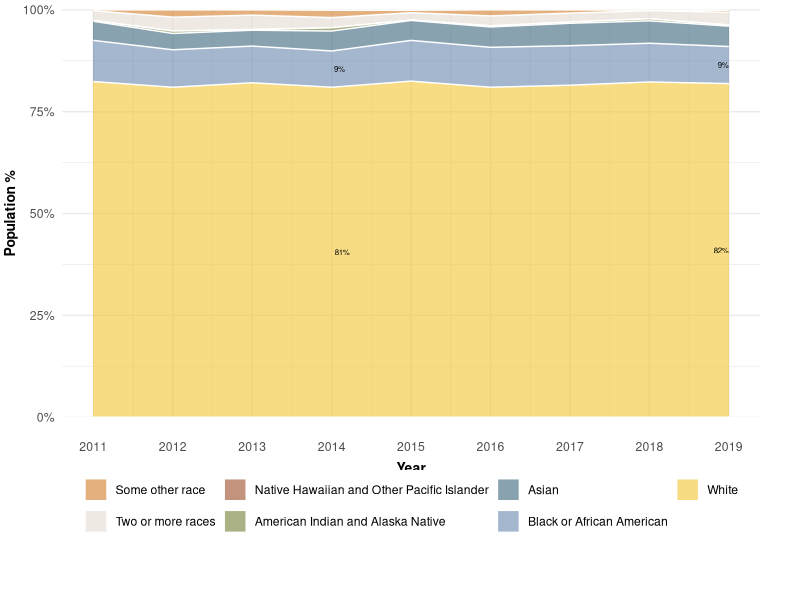
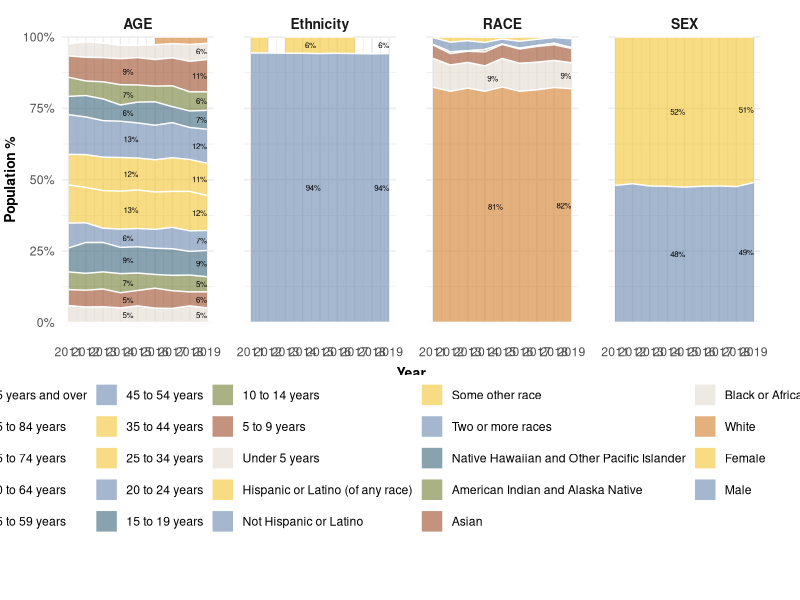
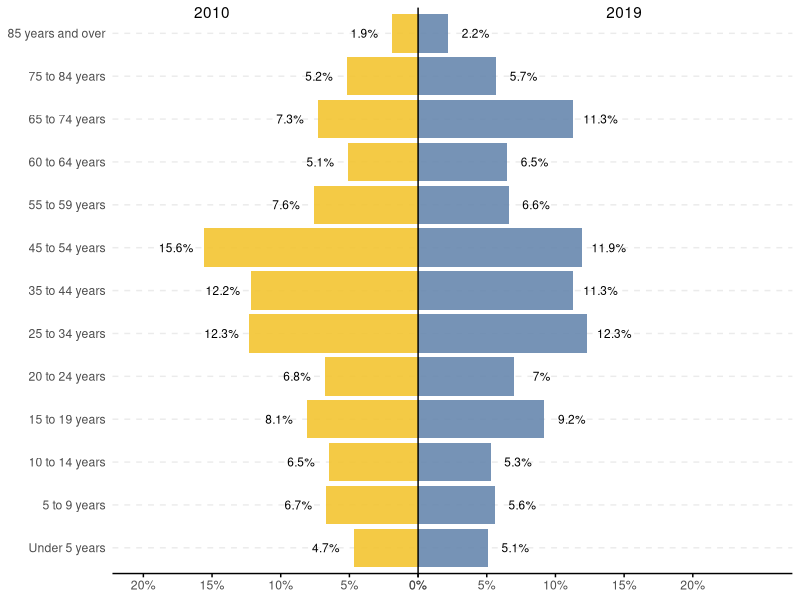

These charts were generated, in order, by the following R code:
## ---------------------------
## Script name: profile_visuals.R
##
## Author:Sam Powers
## Date Created: 2021-01-04
##
## ---------------------------
## Purpose of script: To create figures for the albemarle equity profile
##   
##
## ---------------------------
## set working directory

setwd("/Volumes/GoogleDrive/My Drive/Equity Center/Github/albequity_profile/data")

## ---------------------------
## load up the packages we will need:

library(tidyverse)
library(viridis)
options(scipen = 6, digits = 4) # I prefer to view outputs in non-scientific notation

## ---------------------------
## read in data:
alb_dems <- read_csv("demographic_table.csv") %>%
  mutate(
    category =
      case_when(
        final_level == "Male" ~ "SEX",
        final_level == "Female" ~ "SEX",
        grepl("years", final_level) ~ "AGE",
        final_level == "Hispanic or Latino (of any race)" ~ "Ethnicity",
        final_level == "Not Hispanic or Latino" ~ "Ethnicity",
        TRUE ~ category
      )
  ) %>%
  filter(!final_level == "Total population")

pal2 <- c("#f4b255", "#41bf9b", "#3ca36f", "#6a6384", "#c4b8ca")

alb_pal <- c("#707d34", "#d27d29", "#f2c431", "#39657c", "#e4dbd2", "#6787ae", "#9b4c28")


# Race over time ----------------------------------------------------------

race_trends <-
  alb_dems %>%
  filter(category == "RACE")
  
race_trends$final_level <- factor(race_trends$final_level, levels = rev(c("White", 
                                                                        "Black or African American", 
                                                                        "Asian", 
                                                                        "American Indian and Alaska Native",
                                                                        "Native Hawaiian and Other Pacific Islander",
                                                                        "Two or more races",
                                                                      "Some other race"))
  )

race_trends <- 
  race_trends %>%
  select(-category) %>%
  gather(year, pct, -final_level) %>%
  mutate(year = as.numeric(year)) %>%
  ungroup() %>%
  group_by(year) %>%
  arrange(year, desc(final_level)) %>%
  mutate(height = cumsum(pct) - pct/2) %>%
  mutate(display = ifelse(pct > 5, paste0(round(pct),"%"), "")) 
  
midyear = ceiling((max(race_trends$year) - min(race_trends$year) + 1)/2)

alb_pal <- sample(alb_pal, length(alb_pal), replace = FALSE)

ggplot(race_trends, aes(x = year, y = pct, fill = final_level, group = final_level)) +
  geom_area(alpha=0.6 , size=.5, colour = "white") +
  
  # 2019 labale
  geom_text(data = race_trends %>%
              # filter(AccesStatus == "Covered without PA") %>%
              group_by( final_level) %>%
              arrange(desc(year)) %>%
              slice(1),
            aes(x = year, label = display, y = height ), color = "Black", alpha = 1.2, hjust = 1, size = 2) +
  
  # 2011 Label
  geom_text(data = race_trends %>%
              # filter(AccesStatus == "Covered without PA") %>%
              group_by( final_level) %>%
              arrange(year) %>%
              slice(1),
            aes(x = year, label = display, y = height ), color = "Black", alpha = 1, hjust = -.2, size = 2) +
  
  # middle label
  geom_text(data = race_trends %>%
              # filter(AccesStatus == "Covered without PA") %>%
              group_by( final_level) %>%
              arrange(year) %>%
              slice(midyear),
            aes(x = year, label = display, y = height ), color = "Black", alpha = 1, hjust = -.2, size = 2) +
  
  
  scale_y_continuous(labels = function(x) paste0(round(x), "%"), expand = c(0, 0 ), limits = c(0, 100), breaks=seq(0,100, 25)) +

  scale_x_continuous( breaks=seq(2011,2019, 1), limits = c( 2011, 2019) )  +
  
  scale_fill_manual(values =c(rev(alb_pal))) +
  
  coord_cartesian(clip = 'off') +
  
  labs(x="Year", y="Population %", fill = "Demographic")  +
  
  theme_bw()+
  
  theme(
    plot.title = element_text( face="bold", hjust = 0, size = 12),
    legend.title = element_blank(),
    legend.position = "bottom",
    axis.title.x = element_text(face = "bold", vjust=-4.5, size = 10),
    axis.title.y = element_text(face = "bold", size = 10),
    axis.text.x=element_text(vjust=-5),
    axis.ticks.x = element_blank(),
    axis.ticks.y = element_blank(),
    
    axis.line =  element_line(color  = "white"),
    panel.spacing = unit(1.5, "lines"),
    strip.background = element_blank(),
    strip.text = element_text(face="bold", size = 10),
    panel.border = element_blank(),
    plot.margin=unit(c(t = .25, r = 1, b = 1.5, l = .1),"cm")
  ) 
  

# Try to do them all at once ----------------------------------------------
### errrr, maybe not - its pretty messy. 


unique(alb_dems$final_level)

alb_dems_use <- alb_dems

alb_dems_use$final_level <-
  factor(
    alb_dems$final_level,
    levels =
     c( 
    rev(
      c(
        "Under 5 years",
        "5 to 9 years",
        "10 to 14 years",
        "15 to 19 years",
        "20 to 24 years",
        "25 to 34 years",
        "35 to 44 years",
        "45 to 54 years",
        "55 to 59 years",
        "60 to 64 years",
        "65 to 74 years",
        "75 to 84 years",
        "85 years and over"
      )
      ),
      
    rev(
      c("Not Hispanic or Latino",
        "Hispanic or Latino (of any race)"
        )
      ),
    
    rev(
      c(
        "White",
        "Black or African American",
        "Asian",
        "American Indian and Alaska Native",
        "Native Hawaiian and Other Pacific Islander",
        "Two or more races",
        "Some other race"
      )
    ),
    
    rev(
      c(
        "Male",
        "Female"
      )
    ),
    "Total population"
    
     )
  )
    
graph_dems <-
  alb_dems_use %>%
  mutate(
    category =
      case_when(
        final_level == "Male" ~ "SEX",
        final_level == "Female" ~ "SEX",
        grepl("years", final_level) ~ "AGE",
        final_level == "Hispanic or Latino (of any race)" ~ "Ethnicity",
        final_level == "Not Hispanic or Latino" ~ "Ethnicity",
        TRUE ~ category
      )
  ) %>%
filter(!final_level == "Total population") %>%
  gather(year, pct, -final_level, -category) %>%
  mutate(year = as.numeric(year)) %>%
  ungroup() %>%
  group_by(year, category) %>%
  arrange(year, category, desc(final_level)) %>%
  mutate(height = cumsum(pct) - pct/2) %>%
  mutate(display = ifelse(pct > 5, paste0(round(pct),"%"), "")) 


ggplot(graph_dems, aes(x = year, y = pct, fill = final_level, group = final_level)) +
  geom_area(alpha=0.6 , size=.5, colour = "white") +
  
  # 2019 labale
  geom_text(data = graph_dems %>%
              # filter(AccesStatus == "Covered without PA") %>%
              group_by(category, final_level) %>%
              arrange(desc(year)) %>%
              slice(1),
            aes(x = year, label = display, y = height ), color = "Black", alpha = 1.2, hjust = 1, size = 2) +
  
  # 2011 Label
  geom_text(data = graph_dems %>%
              # filter(AccesStatus == "Covered without PA") %>%
              group_by(category, final_level) %>%
              arrange(year) %>%
              slice(1),
            aes(x = year, label = display, y = height ), color = "Black", alpha = 1, hjust = -.2, size = 2) +
  
  # middle label
  geom_text(data = graph_dems %>%
              # filter(AccesStatus == "Covered without PA") %>%
              group_by(category, final_level) %>%
              arrange(year) %>%
              slice(midyear),
            aes(x = year, label = display, y = height ), color = "Black", alpha = 1, hjust = -.2, size = 2) +
  
  
  scale_y_continuous(labels = function(x) paste0(round(x), "%"), expand = c(0, 0 ), limits = c(0, 100), breaks=seq(0,100, 25)) +
  
  scale_x_continuous( breaks=seq(2011,2019, 1), limits = c( 2011, 2019) )  +
  
  scale_fill_manual(values =c(rev(alb_pal), alb_pal[1:6], alb_pal[1:2], alb_pal, alb_pal[1:2]) )+
  
  coord_cartesian(clip = 'off') +
  
  labs(x="Year", y="Population %", fill = "Demographic")  +
  
  facet_grid(.~category) +
  
  theme_bw() +
  
  theme(
    plot.title = element_text( face="bold", hjust = 0, size = 12),
    legend.title = element_blank(),
    legend.position = "bottom",
    axis.title.x = element_text(face = "bold", vjust=-4.5, size = 10),
    axis.title.y = element_text(face = "bold", size = 10),
    axis.text.x=element_text(vjust=-5),
    axis.ticks.x = element_blank(),
    axis.ticks.y = element_blank(),
    
    axis.line =  element_line(color  = "white"),
    panel.spacing = unit(1.5, "lines"),
    strip.background = element_blank(),
    strip.text = element_text(face="bold", size = 10),
    panel.border = element_blank(),
    plot.margin=unit(c(t = .25, r = 1, b = 1.5, l = .1),"cm")
  )







# Just Age ----------------------------------------------------------------

life_table_nums <- 
alb_dems %>%
  filter(category == "AGE") %>%
  mutate(
    final_level = factor(final_level, levels = c(
      "Under 5 years",
      "5 to 9 years",
      "10 to 14 years",
      "15 to 19 years",
      "20 to 24 years",
      "25 to 34 years",
      "35 to 44 years",
      "45 to 54 years",
      "55 to 59 years",
      "60 to 64 years",
      "65 to 74 years",
      "75 to 84 years",
      "85 years and over"
    )
    )
  ) %>%

  arrange(final_level) %>%
  gather(year, stat, - category, -final_level) %>%
  filter(year %in% c(2010, 2019)) %>%
  mutate(
    stat_display = case_when(
      year == 2010 ~ stat * -1,
      TRUE ~ stat
    ),
    
   label_pos = stat + 2,
   
   label_pos = case_when(
     year == 2010 ~ label_pos * -1,
     TRUE ~ label_pos
   ),
  ) 

life_table_nums


ggplot(life_table_nums, aes(y = final_level, x = stat_display, fill = year)) +
  geom_col(alpha = .9) +
  scale_fill_manual(values = alb_pal)  +
  geom_text( aes(y = final_level, x = label_pos, label = paste0(stat, "%")), size = 3, inherit.aes = FALSE
            ) +
  scale_x_continuous(labels = function(x){paste0(abs(x), "%")}, limits = c(-20, 25), breaks = c(seq(-20, 20, 5), 0)) +
  
  annotate("text", y = 13.5, x = -15, label = "2010" ) +
  annotate("text", y = 13.5, x = 15, label = "2019" ) +
  coord_cartesian(clip = 'off') +
  
  geom_vline(xintercept  = 0) +
  
  theme_minimal() +
  theme(
    legend.position = "none",
    panel.grid.major.x = element_blank(),
    panel.grid.minor.x = element_blank(),
    axis.title = element_blank(),
    panel.grid.major.y = element_line(linetype = "dashed"),
    #   axis.text.x = element_blank(),
    axis.line.x = element_line(),
    axis.ticks.x = element_line()
  )


  
  
   
  









